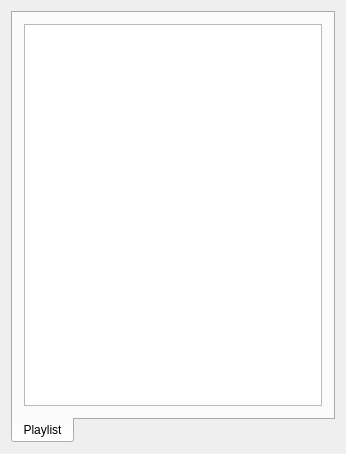
<?xml version="1.0" encoding="UTF-8"?>
<ui version="4.0">
 <class>Form</class>
 <widget class="QMainWindow" name="Form">
  <property name="geometry">
   <rect>
    <x>0</x>
    <y>0</y>
    <width>346</width>
    <height>454</height>
   </rect>
  </property>
  <property name="windowTitle">
   <string>Heroku</string>
  </property>
  <widget class="QWidget" name="centralWidget">
   <layout class="QGridLayout" name="gridLayout_2">
    <item row="0" column="0">
     <widget class="QTabWidget" name="tabWidget">
      <property name="tabPosition">
       <enum>QTabWidget::South</enum>
      </property>
      <property name="currentIndex">
       <number>0</number>
      </property>
      <widget class="QWidget" name="tab_2">
       <attribute name="title">
        <string>Playlist</string>
       </attribute>
       <layout class="QGridLayout" name="gridLayout">
        <item row="0" column="0">
         <widget class="QListWidget" name="playlist">
          <property name="contextMenuPolicy">
           <enum>Qt::ActionsContextMenu</enum>
          </property>
         </widget>
        </item>
       </layout>
      </widget>
     </widget>
    </item>
   </layout>
  </widget>
  <action name="actionLog">
   <property name="text">
    <string>Log</string>
   </property>
  </action>
  <action name="actionDeletePlaylist">
   <property name="text">
    <string>Delete</string>
   </property>
  </action>
 </widget>
 <layoutdefault spacing="6" margin="11"/>
 <resources/>
 <connections/>
</ui>
